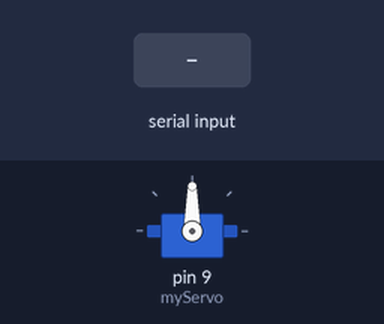
Bench run of a sketch on a simulated Arduino Uno, built with avr-gcc and run on an emulated ATmega328P. Parts: servo. Inputs (shaded band) come from the test bench.

Above: at 1.2 s.
1.3 s: "1" received over the second serial link
At 2.5 s:
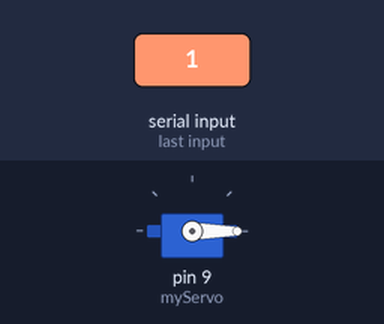
2.8 s: "3" received over the second serial link
At 3.9 s:
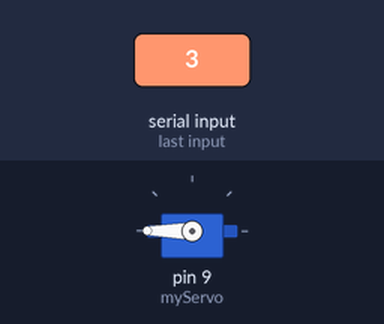
4.3 s: "2" received over the second serial link
At 5.0 s:
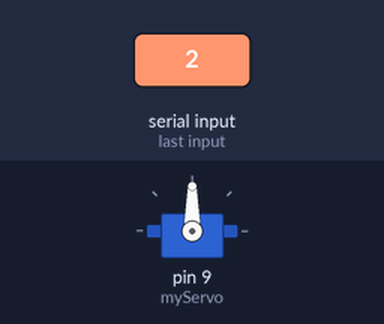
Timing chart, 0 to 7.3 s (numbered marks = the images above; inputs shaded):
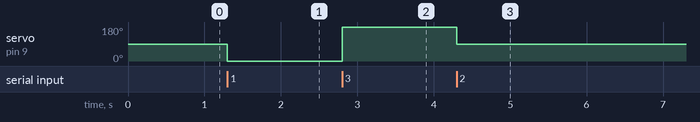

Measured:
- after the input at 1.3 s, servo on pin 9 (myServo): 90° → 0° at once
- after the input at 2.8 s, servo on pin 9 (myServo): 0° → 180° at once
- after the input at 4.3 s, servo on pin 9 (myServo): 180° → 90° at once

The sketch:

servo.blth.ino
```cpp
#include <SoftwareSerial.h>
#include <Servo.h>

Servo myServo; // Create a Servo Object
SoftwareSerial mySerial(3, 2); // RX, TX

void setup() {
  Serial.begin(9600); // Start serial communication
  mySerial.begin(9600); // Set the baud rate for the SoftwareSerial communication
  myServo.attach(9); // Attach Servo to pin 9
}

void loop() {
  if (mySerial.available() > 0) {
    char command = mySerial.read(); // Read the command from Bluetooth Module
    if (command == '1') {
      myServo.write(0); // Rotate the servo to 0 degrees
    } else if (command == '2') {
      myServo.write(90); // Rotate the servo by 90 degrees
    } else if (command == '3') {
      myServo.write(180); // Rotate the servo to 180 degrees
    }
  }
}
```
